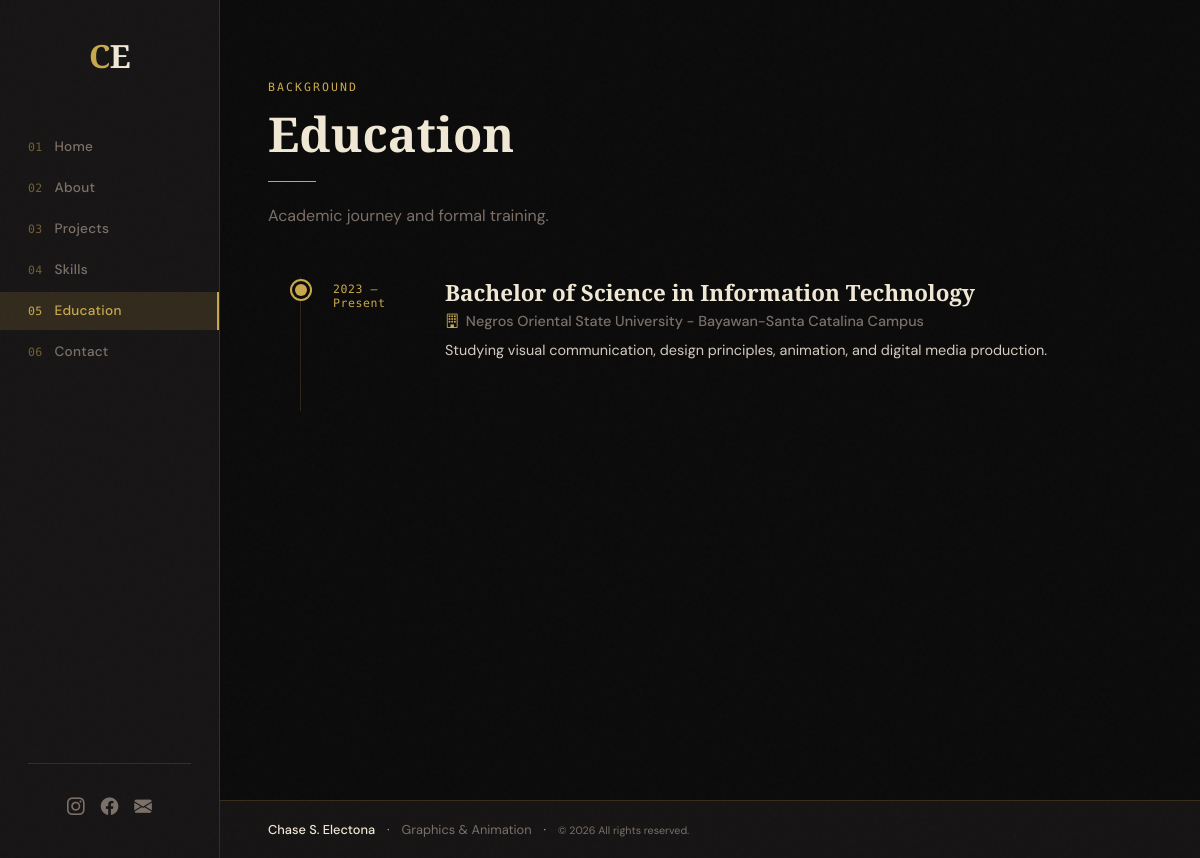
The app's page /education/ with its own data.
### portfolio/models.py (models this page shows, shortened)
class Education(models.Model):
    school = models.CharField(max_length=200)
    degree = models.CharField(max_length=200)
    field_of_study = models.CharField(max_length=200, blank=True)
    year_start = models.IntegerField()
    year_end = models.IntegerField(null=True, blank=True, help_text='Leave blank if currently enrolled')
    description = models.TextField(blank=True)
    order = models.IntegerField(default=0)
    def get_year_range(self):
        end = self.year_end if self.year_end else 'Present'
        return f'{self.year_start} – {end}'
    class Meta:
        ordering = ['order', '-year_start']

class Profile(models.Model):
    name = models.CharField(max_length=100)
    tagline = models.CharField(max_length=200)
    about = models.TextField()
    career_goals = models.TextField()
    email = models.EmailField()
    behance = models.URLField(blank=True)
    instagram = models.URLField(blank=True)
    facebook = models.URLField(blank=True)
    photo = models.ImageField(upload_to='profile/', blank=True, null=True)
    class Meta:
        verbose_name = 'Profile'

### portfolio/views.py (the view)
# urls.py: path('education/', views.education, name='education'),
def education(request):
    profile = get_profile()
    education_list = Education.objects.all()
    return render(request, 'portfolio/education.html', {
        'profile': profile,
        'education_list': education_list,
    })

### portfolio/views.py (called while the page is built)
def get_profile():
    return Profile.objects.first()

### portfolio/templates/portfolio/education.html (shortened to what this page needs)
{% extends 'portfolio/base.html' %}
{% block content %}
<section class="education-section">
  <div class="section-eyebrow">Background</div>
  <h1 class="section-title">Education</h1>
  <div class="divider-line"></div>
  <p class="section-subtitle">Academic journey and formal training.</p>
  <div class="edu-timeline">
    {% for edu in education_list %}
    <div class="edu-item">
      <div class="edu-year">{{ edu.get_year_range }}</div>
      <div>
        <div class="edu-degree">{{ edu.degree }}</div>
        <div class="edu-school"><i class="bi bi-building" style="color:var(--gold);margin-right:.4rem;"></i>{{ edu.school }}</div>
        {% if edu.description %}<p class="edu-desc">{{ edu.description }}</p>{% endif %}
      </div>
    </div>
    {% empty %}
    <div style="color:var(--text-muted);font-style:italic;">No education records yet. Add them from the admin panel.</div>
    {% endfor %}
  </div>
</section>
{% endblock %}

### portfolio/templates/portfolio/base.html (shortened to what this page needs)
<!DOCTYPE html>
<html lang="en">
<head>
  <link href="https://cdn.jsdelivr.net/npm/bootstrap-icons@1.11.3/font/bootstrap-icons.css" rel="stylesheet" />
  {% load static %}
  <link rel="stylesheet" href="{% static 'portfolio/css/style.css' %}" />
</head>
<body>
<div class="grain-overlay" aria-hidden="true"></div>
<nav class="sidenav" id="sideNav">
  <div class="sidenav-logo">
    <a href="{% url 'home' %}" class="logo-mark">
      <span class="logo-c">C</span><span class="logo-e">E</span>
    </a>
  </div>
  <ul class="sidenav-links">
    <li><a href="{% url 'home' %}" class="nav-link {% if request.resolver_match.url_name == 'home' %}active{% endif %}"><span class="nav-num">01</span><span class="nav-label">Home</span></a></li>
    <li><a href="{% url 'about' %}" class="nav-link {% if request.resolver_match.url_name == 'about' %}active{% endif %}"><span class="nav-num">02</span><span class="nav-label">About</span></a></li>
    <li><a href="{% url 'projects' %}" class="nav-link {% if request.resolver_match.url_name == 'projects' %}active{% endif %}"><span class="nav-num">03</span><span class="nav-label">Projects</span></a></li>
    <li><a href="{% url 'skills' %}" class="nav-link {% if request.resolver_match.url_name == 'skills' %}active{% endif %}"><span class="nav-num">04</span><span class="nav-label">Skills</span></a></li>
    <li><a href="{% url 'education' %}" class="nav-link {% if request.resolver_match.url_name == 'education' %}active{% endif %}"><span class="nav-num">05</span><span class="nav-label">Education</span></a></li>
    <li><a href="{% url 'contact' %}" class="nav-link {% if request.resolver_match.url_name == 'contact' %}active{% endif %}"><span class="nav-num">06</span><span class="nav-label">Contact</span></a></li>
  </ul>
  <div class="sidenav-socials">
    {% if profile and profile.instagram %}<a href="{{ profile.instagram }}" target="_blank" title="Instagram"><i class="bi bi-instagram"></i></a>{% endif %}
    {% if profile and profile.facebook %}<a href="{{ profile.facebook }}" target="_blank" title="Facebook"><i class="bi bi-facebook"></i></a>{% endif %}
    {% if profile and profile.email %}<a href="mailto:{{ profile.email }}" title="Email"><i class="bi bi-envelope-fill"></i></a>{% endif %}
  </div>
</nav>
<main class="main-content">
  {% block content %}{% endblock %}
</main>
<footer class="site-footer">
  <div class="footer-inner">
    <span class="footer-name">{% if profile %}{{ profile.name }}{% else %}Chase S. Electona{% endif %}</span>
    <span class="footer-sep">·</span>
    <span class="footer-craft">Graphics &amp; Animation</span>
    <span class="footer-sep">·</span>
    <small>&copy; {% now "Y" %} All rights reserved.</small>
  </div>
</footer>
{% load static %}
</body>
</html>

### portfolio/static/portfolio/css/style.css (style rules this page uses)
:root { --ink: #0c0b0b; --ink2: #161414; --ink3: #201e1e; --gold: #c9a84c; --gold-light: #e0c06a; --gold-dim: rgba(201,168,76,0.15); --cream: #f0e8d5; --text: #d4ccc0; --text-muted: #7a7068; --border: rgba(201,168,76,0.18); --sidenav-w: 220px; --font-serif: 'Cormorant Garamond', Georgia, serif; --font-sans: 'DM Sans', sans-serif; --font-mono: 'DM Mono', monospace; }
*, *::before, *::after { box-sizing: border-box; margin: 0; padding: 0; }
html { scroll-behavior: smooth; }
body { font-family: var(--font-sans); background: var(--ink); color: var(--text); min-height: 100vh; overflow-x: hidden; }
.grain-overlay { position: fixed; inset: 0; z-index: 1000; pointer-events: none; opacity: 0.45; }
.sidenav { position: fixed; left: 0; top: 0; bottom: 0; width: var(--sidenav-w); background: var(--ink2); border-right: 1px solid var(--border); display: flex; flex-direction: column; align-items: center; padding: 2.5rem 0; z-index: 200; }
.sidenav-logo { margin-bottom: 3.5rem; }
.logo-mark { display: block; text-decoration: none; font-family: var(--font-serif); font-size: 2rem; font-weight: 700; letter-spacing: -.02em; line-height: 1; }
.logo-c { color: var(--gold); }
.logo-e { color: var(--cream); }
.sidenav-links { list-style: none; width: 100%; display: flex; flex-direction: column; gap: .2rem; flex: 1; }
.sidenav-links .nav-link { display: flex; align-items: center; gap: .75rem; padding: .65rem 1.75rem; text-decoration: none; color: var(--text-muted); transition: color .25s, background .25s; border-right: 2px solid transparent; font-size: .85rem; letter-spacing: .02em; }
.nav-num { font-family: var(--font-mono); font-size: .72rem; color: var(--gold); opacity: .5; transition: opacity .25s; }
.nav-label { font-weight: 500; }
.sidenav-links .nav-link.active { color: var(--gold); background: var(--gold-dim); border-right-color: var(--gold); }
.sidenav-links .nav-link.active .nav-num { opacity: 1; }
.sidenav-socials { display: flex; gap: 1rem; padding-top: 2rem; border-top: 1px solid var(--border); width: calc(100% - 3.5rem); justify-content: center; }
.sidenav-socials a { color: var(--text-muted); font-size: 1.1rem; text-decoration: none; transition: color .2s; }
.main-content { margin-left: var(--sidenav-w); min-height: 100vh; display: flex; flex-direction: column; }
.site-footer { margin-left: var(--sidenav-w); border-top: 1px solid var(--border); padding: 1.25rem 3rem; background: var(--ink2); }
.footer-inner { display: flex; align-items: center; gap: .75rem; font-size: .8rem; color: var(--text-muted); flex-wrap: wrap; }
.footer-name { color: var(--cream); font-weight: 500; }
.footer-sep { color: var(--gold); }
.section-eyebrow { font-family: var(--font-mono); font-size: .72rem; color: var(--gold); letter-spacing: .18em; text-transform: uppercase; margin-bottom: .75rem; }
.section-title { font-family: var(--font-serif); font-size: clamp(2.2rem, 4vw, 3.5rem); font-weight: 600; color: var(--cream); line-height: 1.15; margin-bottom: 1.25rem; }
.section-subtitle { font-size: 1rem; color: var(--text-muted); max-width: 540px; line-height: 1.7; }
.divider-line { width: 48px; height: 1px; background: var(--gold); margin-bottom: 1.25rem; }
.education-section { padding: 5rem 3rem; }
.edu-timeline { margin-top: 3rem; }
.edu-item { display: grid; grid-template-columns: 80px 1fr; gap: 2rem; padding-bottom: 3rem; border-left: 1px solid var(--border); padding-left: 2rem; margin-left: 2rem; position: relative; }
.edu-item::before { content: ''; position: absolute; left: -.4rem; top: .4rem; width: .75rem; height: .75rem; background: var(--gold); border-radius: 50%; box-shadow: 0 0 0 3px var(--ink), 0 0 0 5px var(--gold); }
.edu-year { font-family: var(--font-mono); font-size: .72rem; color: var(--gold); letter-spacing: .05em; padding-top: .3rem; }
.edu-degree { font-family: var(--font-serif); font-size: 1.4rem; font-weight: 600; color: var(--cream); margin-bottom: .25rem; }
.edu-school { font-size: .9rem; color: var(--text-muted); margin-bottom: .5rem; font-weight: 500; }
.edu-desc { font-size: .9rem; color: var(--text); line-height: 1.7; }

### records on screen
Education: get_year_range "2023 – Present", degree "Bachelor of Science in Information Technology", school "Negros Oriental State University - Bayawan-Santa Catalina Campus", description "Studying visual communication, design principles, animation, and digital media production."
Profile: name "Chase S. Electona"
